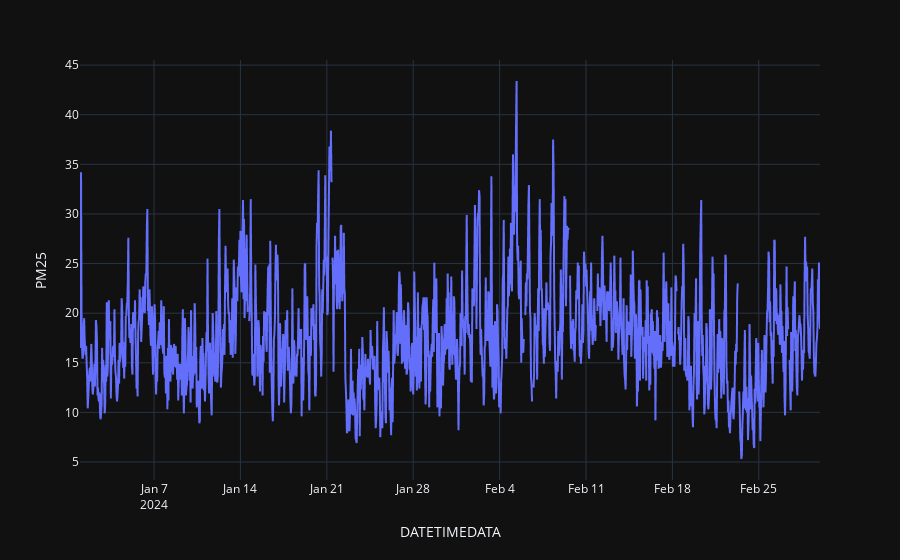

Notebook code cell kept with this figure:
### Code cell
import pandas as pd
import plotly.express as px
import numpy as np
data = pd.read_csv("air4thai_44t_2024-01-01_2024-02-29.csv")
data = pd.DataFrame(data=data)
del data['Unnamed: 0']
data['DATETIMEDATA'] = pd.to_datetime(data['DATETIMEDATA'])

fig = px.line(data, x="DATETIMEDATA", y="PM25", template="plotly_dark")
fig.show()

### Figure 1 — Plotly figure (JSON) as saved in the notebook; plotly's stock layout.template omitted (floating-point values rounded to 4 significant figures; data arrays with more than 128 entries replaced by an {"elided": "..."} marker saying what was removed)
{"data": [{"hovertemplate": "DATETIMEDATA=%{x}<br>PM25=%{y}<extra></extra>", "legendgroup": "", "line": {"color": "#636efa", "dash": "solid"}, "marker": {"symbol": "circle"}, "mode": "lines", "name": "", "showlegend": false, "type": "scattergl", "x": {"elided": "1440 str values"}, "xaxis": "x", "y": {"elided": "1440 float values"}, "yaxis": "y"}], "layout": {"legend": {"tracegroupgap": 0}, "margin": {"t": 60}, "xaxis": {"anchor": "y", "domain": [0, 1], "title": {"text": "DATETIMEDATA"}}, "yaxis": {"anchor": "x", "domain": [0, 1], "title": {"text": "PM25"}}}}
